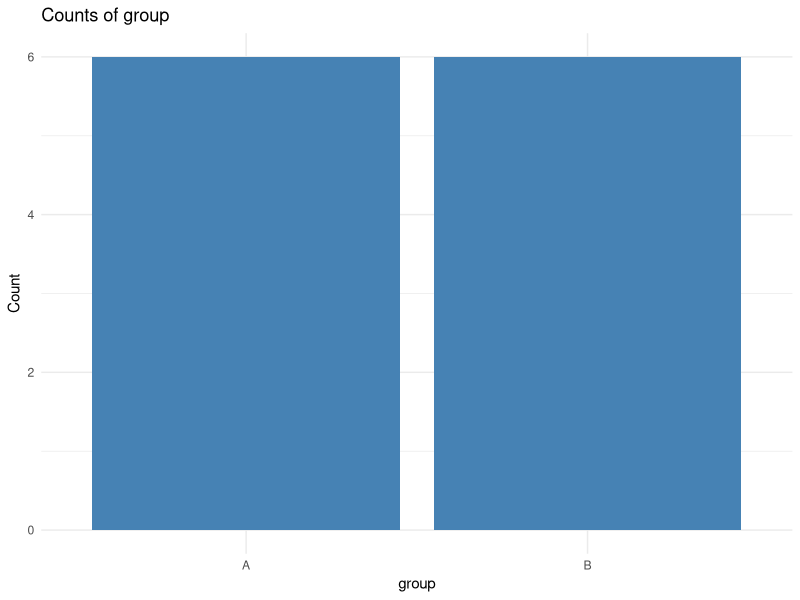
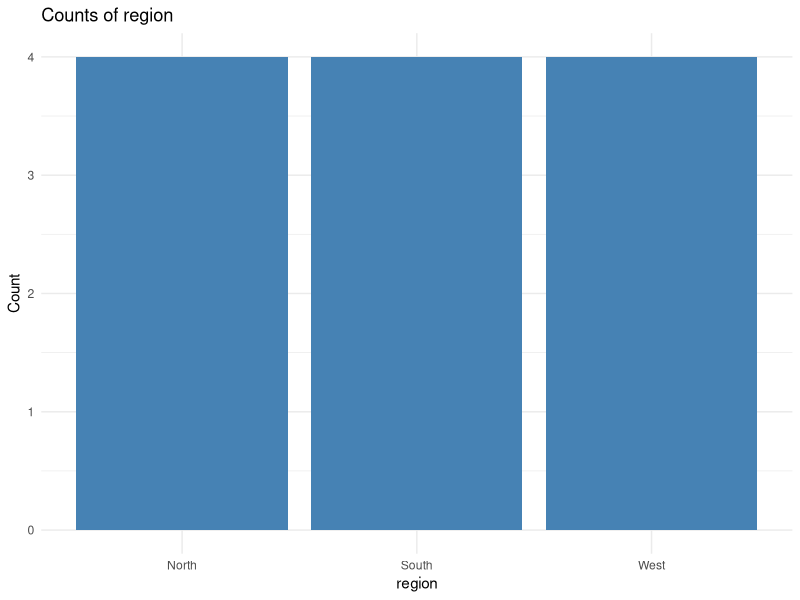
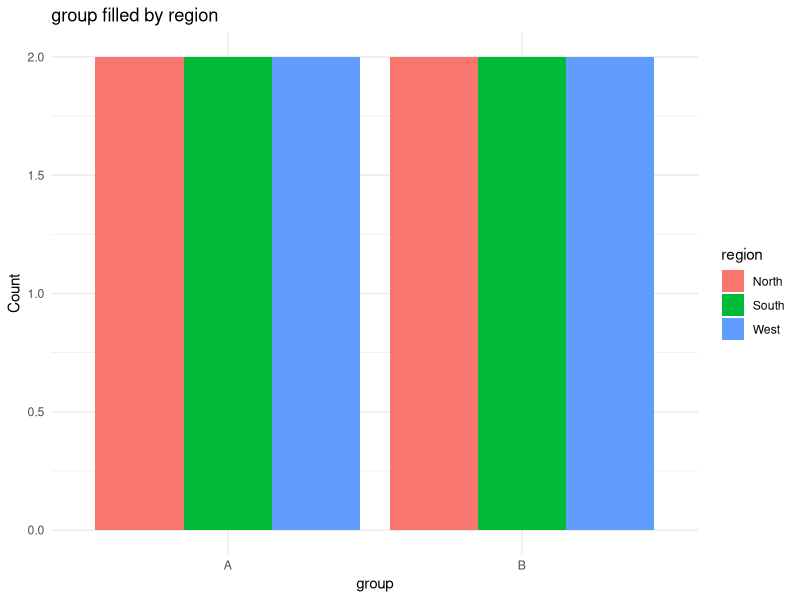
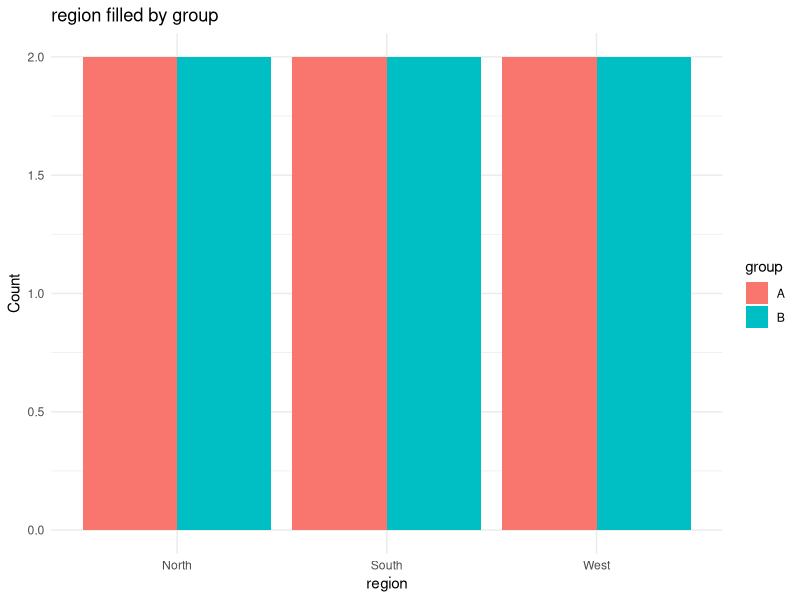
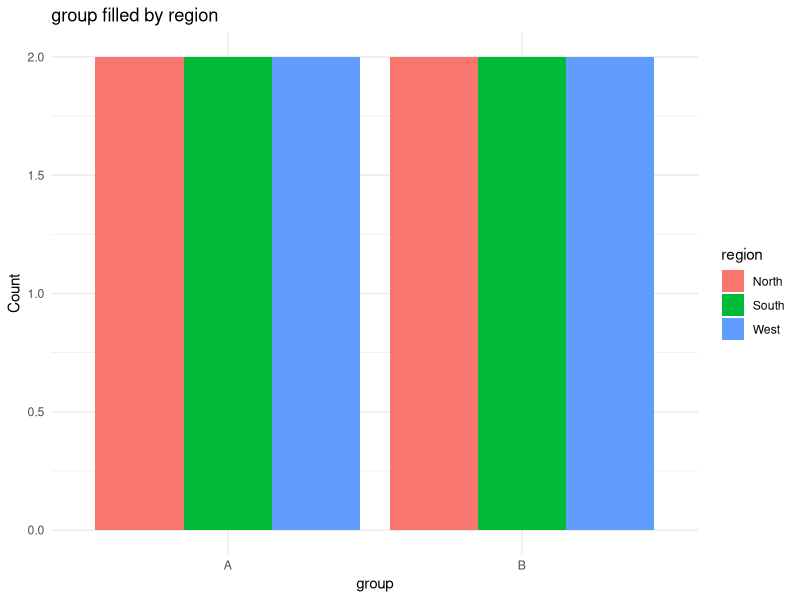
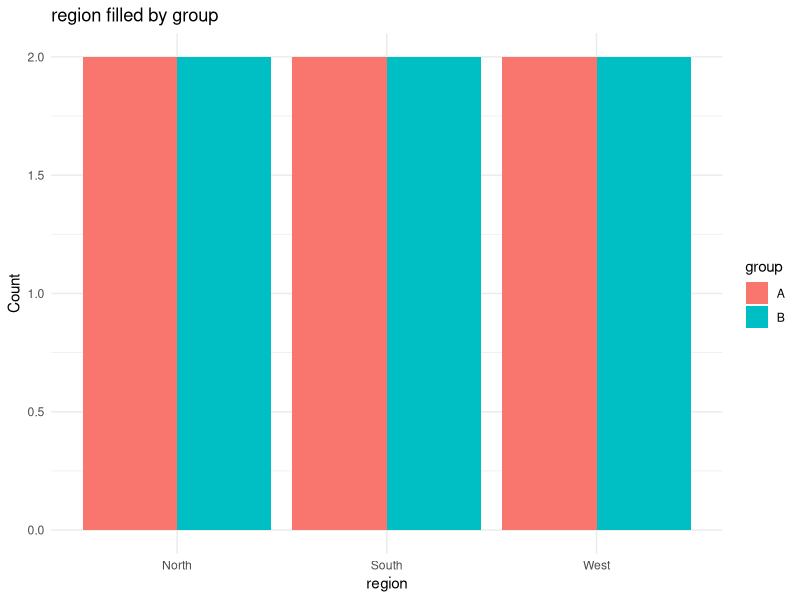
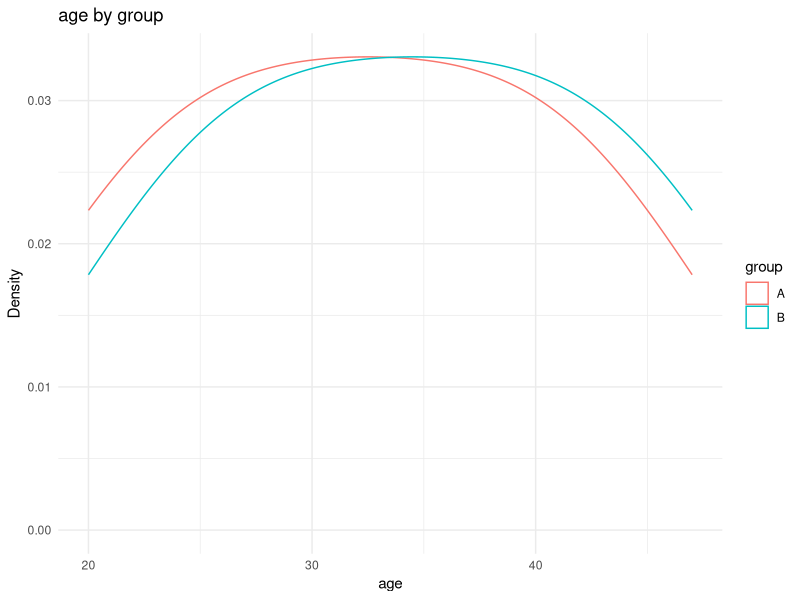
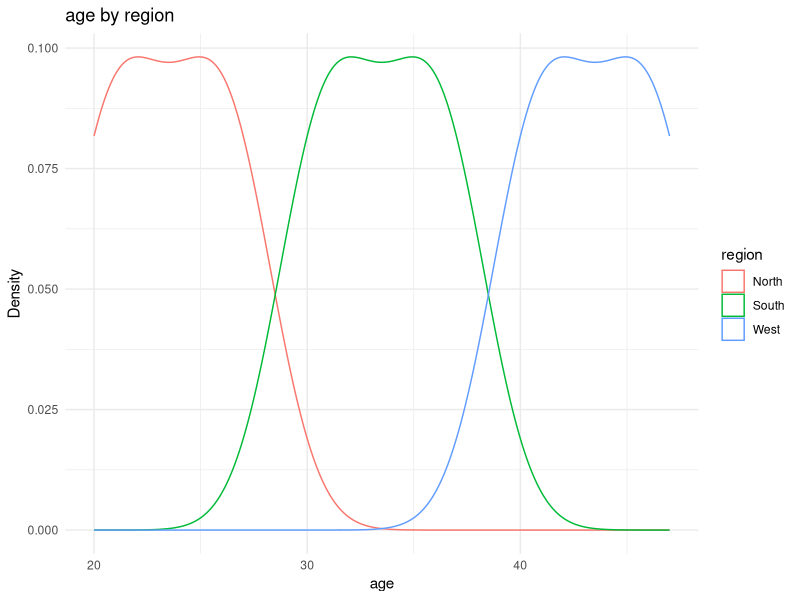

These charts were generated, in order, by the following R code:
## ---- chunk 1
knitr::opts_chunk$set(message = FALSE, warning = FALSE,
                     fig.width = 8, fig.height = 4.5)
library(ggplot2)
## ---- chunk 2
numeric_impute <- function(d) {
  for (i in seq_along(d)) {
    if (is.numeric(d[[i]])) {
      # A completely missing column has no observed mean.
      if (any(!is.na(d[[i]]))) {
        column_mean <- mean(d[[i]], na.rm = TRUE)
        d[[i]][is.na(d[[i]])] <- column_mean
      }
    }
  }
  return(d)
}
## ---- chunk 3
missing_data <- data.frame(
  age = c(20, NA, 30, 40, NA, 50),
  spending = c(100, 120, NA, 160, 180, NA),
  group = c("A", NA, "A", "B", "A", NA),
  region = factor(c("North", "North", NA, "South", "North", NA)),
  member = c(TRUE, NA, TRUE, FALSE, TRUE, NA)
)

missing_data
numeric_result <- numeric_impute(missing_data)
numeric_result
colSums(is.na(numeric_result))

# The observed age mean is 35, and the observed spending mean is 140.
stopifnot(all(numeric_result$age[c(2, 5)] == 35),
          all(numeric_result$spending[c(3, 6)] == 140),
          identical(numeric_result$group, missing_data$group))
## ---- chunk 4
mode_impute <- function(x) {
  observed <- x[!is.na(x)]
  if (length(observed) == 0) return(x)

  counts <- table(observed)
  mode_name <- names(counts)[which.max(counts)]

  # Take the value from the original vector to preserve its type.
  mode_value <- observed[match(mode_name, as.character(observed))]
  x[is.na(x)] <- mode_value
  return(x)
}

all_impute <- function(d) {
  for (i in seq_along(d)) {
    if (is.numeric(d[[i]])) {
      if (any(!is.na(d[[i]]))) {
        d[[i]][is.na(d[[i]])] <- mean(d[[i]], na.rm = TRUE)
      }
    } else {
      d[[i]] <- mode_impute(d[[i]])
    }
  }
  return(d)
}
## ---- chunk 5
complete_result <- all_impute(missing_data)
complete_result
colSums(is.na(complete_result))

stopifnot(!anyNA(complete_result),
          all(complete_result$group[c(2, 6)] == "A"),
          all(as.character(complete_result$region[c(3, 6)]) == "North"),
          all(complete_result$member[c(2, 6)]),
          is.factor(complete_result$region),
          is.logical(complete_result$member))
## ---- chunk 6
all_missing <- data.frame(
  number = c(NA_real_, NA_real_),
  category = c(NA_character_, NA_character_)
)
all_impute(all_missing)
stopifnot(identical(all_impute(all_missing), all_missing))
## ---- chunk 7
bar_plot <- function(d) {
  plots <- list()
  for (i in seq_along(d)) {
    if (!is.numeric(d[[i]])) {
      p <- ggplot(d, aes(x = .data[[names(d)[i]]])) +
        geom_bar(fill = "steelblue") +
        labs(title = paste("Counts of", names(d)[i]),
             x = names(d)[i], y = "Count") +
        theme_minimal()
      print(p)
      plots[[names(d)[i]]] <- p
    }
  }
  return(invisible(plots))
}
## ---- chunk 8
plot_data <- data.frame(
  age = c(20, 22, 25, 27, 30, 32, 35, 37, 40, 42, 45, 47),
  spending = c(120, 100, 150, 180, 160, 210, 230, 200, 240, 260, 250, 290),
  score = c(60, 65, 64, 70, 72, 75, 74, 80, 81, 85, 84, 88),
  group = factor(rep(c("A", "B"), 6)),
  region = rep(c("North", "South", "West"), each = 4)
)
plot_data
## ---- chunk 9
single_bars <- bar_plot(plot_data)
length(single_bars)
stopifnot(length(single_bars) == 2)
## ---- chunk 10
bar_plot2 <- function(d) {
  plots <- list()
  for (i in seq_along(d)) {
    for (j in seq_along(d)) {
      if (i != j && !is.numeric(d[[i]]) && !is.numeric(d[[j]])) {
        p <- ggplot(d, aes(x = .data[[names(d)[i]]],
                           fill = .data[[names(d)[j]]])) +
          geom_bar(position = "dodge") +
          labs(title = paste(names(d)[i], "filled by", names(d)[j]),
               x = names(d)[i], y = "Count", fill = names(d)[j]) +
          theme_minimal()
        print(p)
        plot_name <- paste(names(d)[i], names(d)[j], sep = "_by_")
        plots[[plot_name]] <- p
      }
    }
  }
  return(invisible(plots))
}
## ---- chunk 11
grouped_bars <- bar_plot2(plot_data)
names(grouped_bars)
length(grouped_bars)
stopifnot(length(grouped_bars) == 2)
## ---- chunk 12
density_plot2 <- function(d) {
  plots <- list()
  for (i in seq_along(d)) {
    for (j in seq_along(d)) {
      if (is.numeric(d[[i]]) && !is.numeric(d[[j]])) {
        p <- ggplot(d, aes(x = .data[[names(d)[i]]],
                           color = .data[[names(d)[j]]])) +
          geom_density(na.rm = TRUE) +
          labs(title = paste(names(d)[i], "by", names(d)[j]),
               x = names(d)[i], y = "Density", color = names(d)[j]) +
          theme_minimal()
        print(p)
        plot_name <- paste(names(d)[i], names(d)[j], sep = "_by_")
        plots[[plot_name]] <- p
      }
    }
  }
  return(invisible(plots))
}

scatter_plot <- function(d) {
  plots <- list()
  for (i in seq_along(d)) {
    for (j in seq_along(d)) {
      if (i < j && is.numeric(d[[i]]) && is.numeric(d[[j]])) {
        p <- ggplot(d, aes(x = .data[[names(d)[i]]],
                           y = .data[[names(d)[j]]])) +
          geom_point(color = "steelblue", na.rm = TRUE) +
          labs(title = paste(names(d)[i], "and", names(d)[j]),
               x = names(d)[i], y = names(d)[j]) +
          theme_minimal()
        print(p)
        plot_name <- paste(names(d)[i], names(d)[j], sep = "_and_")
        plots[[plot_name]] <- p
      }
    }
  }
  return(invisible(plots))
}

quick_plot <- function(d) {
  bar_plots <- bar_plot2(d)
  density_plots <- density_plot2(d)
  scatter_plots <- scatter_plot(d)
  return(invisible(list(bars = bar_plots, densities = density_plots,
                        scatters = scatter_plots)))
}
## ---- chunk 13
all_plots <- quick_plot(plot_data)
c(Bars = length(all_plots$bars),
  Densities = length(all_plots$densities),
  Scatters = length(all_plots$scatters))

stopifnot(length(all_plots$bars) == 2,
          length(all_plots$densities) == 6,
          length(all_plots$scatters) == 3)
